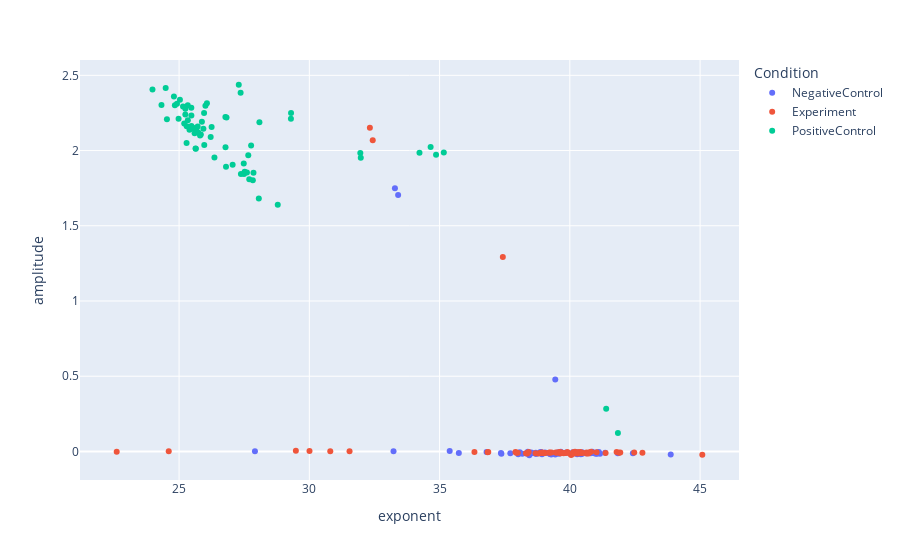

Write notebook code for a chart like this one.
### Markdown cell above
Plotly let's us mouse over the plot point to see which well it is.

### Code cell
px.scatter(allfitparams, x='exponent', y='amplitude', hover_data=['well'], color='Condition')

### Figure 1 — Plotly figure (JSON) as saved in the notebook; plotly's stock layout.template omitted (floating-point values rounded to 4 significant figures)
{"data": [{"customdata": [["A1"], ["A4"], ["A7"], ["A10"], ["A22"], ["B1"], ["B4"], ["B7"], ["B10"], ["B22"], ["C1"], ["C4"], ["C7"], ["C10"], ["D1"], ["D4"], ["D7"], ["D10"], ["E1"], ["E4"], ["E7"], ["E10"], ["F1"], ["F4"], ["F7"], ["F10"], ["G1"], ["G4"], ["G7"], ["G10"], ["H1"], ["H4"], ["H7"], ["H10"], ["I1"], ["I4"], ["I7"], ["I10"], ["J1"], ["J4"], ["J7"], ["J10"], ["J16"], ["K1"], ["K4"], ["K7"], ["K10"], ["L1"], ["L4"], ["L7"], ["L10"], ["L16"], ["M1"], ["M4"], ["M7"], ["M10"], ["N1"], ["N4"], ["N7"], ["N16"], ["O1"], ["O4"], ["O7"], ["O10"], ["O22"], ["P1"], ["P4"], ["P7"], ["P16"], ["P22"]], "hovertemplate": "Condition=NegativeControl<br>exponent=%{x}<br>amplitude=%{y}<br>well=%{customdata[0]}<extra></extra>", "legendgroup": "NegativeControl", "marker": {"color": "#636efa", "symbol": "circle"}, "mode": "markers", "name": "NegativeControl", "orientation": "v", "showlegend": true, "type": "scatter", "x": [39.44, 39.24, 38.5, 39.44, 38.44, 40.42, 40.47, 38.54, 39.26, 38.02, 38.17, 40.28, 38.89, 38.87, 37.37, 39.3, 40.27, 27.91, 38.72, 38.93, 38.93, 40.12, 39.58, 39.22, 38.91, 43.87, 41.05, 39.65, 42.42, 41.16, 40.64, 36.8, 38.08, 39.05, 38.68, 40.97, 38.34, 38.39, 39.55, 38.69, 41.36, 41.11, 37.72, 40.86, 39.15, 33.23, 40.48, 39.52, 41.04, 41.84, 40.8, 35.74, 39.81, 40.39, 38.53, 39.28, 39.53, 39.86, 40.88, 38.47, 35.39, 39.65, 39.64, 38.92, 33.29, 41.02, 38.52, 38.91, 37.36, 33.41], "xaxis": "x", "y": [0.4788, -0.01625, -0.009896, -0.0201, -0.02531, -0.01943, -0.01584, -0.01137, -0.0105, -0.01828, -0.01511, -0.01796, -0.008271, -0.003403, -0.0152, -0.009916, -0.004983, 0.00148, -0.01469, -0.0181, -0.008511, -0.004976, -0.01556, -0.01396, -0.006852, -0.01982, -0.01421, -0.002121, -0.0114, -0.01512, -0.01275, -0.003618, -0.004683, -0.007083, -0.01465, -0.01302, -0.01418, -0.002429, -0.01039, -0.008802, -0.008596, -0.003726, -0.01274, -0.001549, -0.009637, 0.001746, -0.005751, -0.01271, -0.007599, -0.01128, -0.01212, -0.009725, -0.00967, -0.01103, -0.01116, -0.021, -0.006507, -0.00771, -0.008579, -0.01027, 0.003387, -0.01053, -0.01062, -0.01195, 1.749, -0.01496, -0.007013, -0.006457, -0.0109, 1.704], "yaxis": "y"}, {"customdata": [["A2"], ["A5"], ["A8"], ["A11"], ["A23"], ["B2"], ["B5"], ["B8"], ["B11"], ["B23"], ["C2"], ["C5"], ["C8"], ["C11"], ["D2"], ["D5"], ["D8"], ["D11"], ["E2"], ["E5"], ["E8"], ["E11"], ["F2"], ["F5"], ["F8"], ["F11"], ["G2"], ["G5"], ["G8"], ["G11"], ["H2"], ["H5"], ["H8"], ["H11"], ["I2"], ["I5"], ["I8"], ["I11"], ["J2"], ["J5"], ["J8"], ["J11"], ["J17"], ["K2"], ["K5"], ["K8"], ["K11"], ["L2"], ["L5"], ["L8"], ["L11"], ["L17"], ["M2"], ["M5"], ["M8"], ["M11"], ["N2"], ["N5"], ["N8"], ["N17"], ["O2"], ["O5"], ["O8"], ["O11"], ["O23"], ["P2"], ["P5"], ["P8"], ["P17"], ["P23"]], "hovertemplate": "Condition=Experiment<br>exponent=%{x}<br>amplitude=%{y}<br>well=%{customdata[0]}<extra></extra>", "legendgroup": "Experiment", "marker": {"color": "#EF553B", "symbol": "circle"}, "mode": "markers", "name": "Experiment", "orientation": "v", "showlegend": true, "type": "scatter", "x": [37.43, 39.63, 40.05, 22.61, 38.37, 39.65, 40.13, 40.46, 39.46, 38.79, 39.21, 40.64, 36.84, 42.47, 38.32, 41.37, 38.42, 39.06, 38.87, 40.03, 39.69, 36.87, 40.41, 40.41, 37.91, 41.8, 40.33, 30.01, 39.65, 40.73, 40.2, 40.33, 45.08, 39.22, 39.0, 39.91, 42.79, 39.59, 38.93, 39.49, 41.89, 36.34, 38.88, 30.8, 41.03, 31.54, 24.6, 40.31, 39.3, 40.64, 40.14, 37.94, 39.82, 39.65, 40.75, 40.72, 39.94, 38.97, 40.82, 41.94, 29.48, 40.17, 40.26, 38.0, 32.32, 38.68, 40.47, 38.92, 39.76, 32.43], "xaxis": "x", "y": [1.292, -0.01249, -0.02413, -0.001855, -0.01364, -0.0127, -0.005299, -0.00822, -0.006875, -0.01375, -0.009017, -0.0135, -0.004835, -0.006765, -0.01281, -0.01065, -0.003612, -0.01061, -0.01066, -0.01892, -0.008395, -0.003585, -0.008798, -0.003542, -0.004427, -0.004155, -0.006327, 0.002774, -0.006117, -0.008443, -0.002748, -0.006062, -0.02229, -0.006256, -0.008414, -0.003897, -0.00916, -0.004289, -0.009337, -0.009087, -0.008485, -0.002974, -0.0105, 0.00103, -0.005254, 0.001599, 0.0008136, -0.01368, -0.007724, -0.006502, -0.0114, -0.00948, -0.009725, -0.009146, -0.007526, -0.01419, -0.009523, -0.01062, -0.002791, -0.006703, 0.005365, -0.01309, -0.008126, -0.009305, 2.151, -0.01217, -0.01035, -0.007544, -0.01148, 2.069], "yaxis": "y"}, {"customdata": [["A3"], ["A6"], ["A9"], ["A12"], ["A24"], ["B3"], ["B6"], ["B9"], ["B12"], ["B24"], ["C3"], ["C6"], ["C9"], ["C12"], ["D3"], ["D6"], ["D9"], ["D12"], ["E3"], ["E6"], ["E9"], ["E12"], ["F3"], ["F6"], ["F9"], ["F12"], ["G3"], ["G6"], ["G9"], ["G12"], ["H3"], ["H6"], ["H9"], ["H12"], ["I3"], ["I6"], ["I9"], ["I12"], ["J3"], ["J6"], ["J9"], ["J12"], ["J18"], ["K3"], ["K6"], ["K9"], ["K12"], ["L3"], ["L6"], ["L9"], ["L12"], ["L18"], ["M3"], ["M6"], ["M9"], ["M12"], ["N3"], ["N6"], ["N9"], ["N18"], ["O3"], ["O6"], ["O9"], ["O12"], ["O24"], ["P3"], ["P6"], ["P9"], ["P18"], ["P24"]], "hovertemplate": "Condition=PositiveControl<br>exponent=%{x}<br>amplitude=%{y}<br>well=%{customdata[0]}<extra></extra>", "legendgroup": "PositiveControl", "marker": {"color": "#00cc96", "symbol": "circle"}, "mode": "markers", "name": "PositiveControl", "orientation": "v", "showlegend": true, "type": "scatter", "x": [29.29, 25.93, 26.21, 27.69, 41.85, 27.06, 25.96, 25.33, 26.78, 41.39, 27.61, 25.97, 25.63, 23.98, 28.79, 25.24, 24.8, 27.86, 28.06, 27.37, 25.24, 27.29, 25.34, 26.78, 24.49, 28.08, 25.6, 26.82, 24.92, 26.01, 25.88, 25.81, 26.25, 24.84, 27.83, 25.57, 25.71, 24.98, 25.4, 25.29, 25.67, 25.15, 34.23, 24.53, 25.29, 27.36, 27.76, 27.48, 26.07, 24.32, 25.47, 34.66, 26.36, 25.2, 25.64, 26.8, 25.48, 27.66, 25.03, 35.16, 29.3, 27.52, 25.84, 25.47, 31.96, 27.49, 25.47, 25.74, 34.86, 31.97], "xaxis": "x", "y": [2.211, 2.145, 2.091, 1.809, 0.1232, 1.905, 2.249, 2.301, 2.223, 0.2839, 1.855, 2.036, 2.014, 2.405, 1.639, 2.277, 2.36, 1.853, 1.682, 1.844, 2.239, 2.437, 2.201, 2.021, 2.416, 2.188, 2.115, 2.22, 2.312, 2.298, 2.192, 2.1, 2.157, 2.301, 1.803, 2.149, 2.159, 2.212, 2.139, 2.161, 2.13, 2.292, 1.986, 2.208, 2.05, 2.385, 2.033, 1.915, 2.314, 2.303, 2.233, 2.024, 1.954, 2.18, 2.012, 1.893, 2.146, 1.97, 2.338, 1.987, 2.249, 1.86, 2.107, 2.164, 1.984, 1.843, 2.285, 2.12, 1.972, 1.952], "yaxis": "y"}], "layout": {"legend": {"title": {"text": "Condition"}, "tracegroupgap": 0}, "margin": {"t": 60}, "xaxis": {"anchor": "y", "domain": [0, 1], "title": {"text": "exponent"}}, "yaxis": {"anchor": "x", "domain": [0, 1], "title": {"text": "amplitude"}}}}
